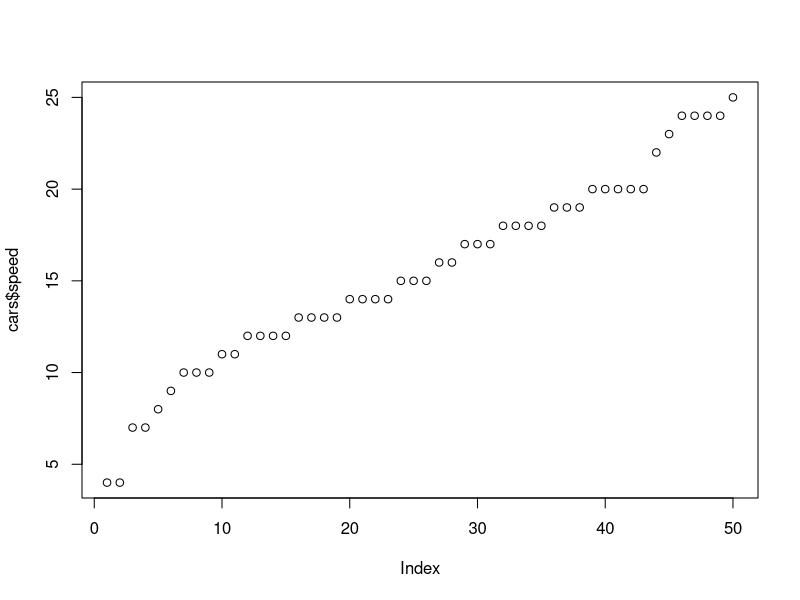
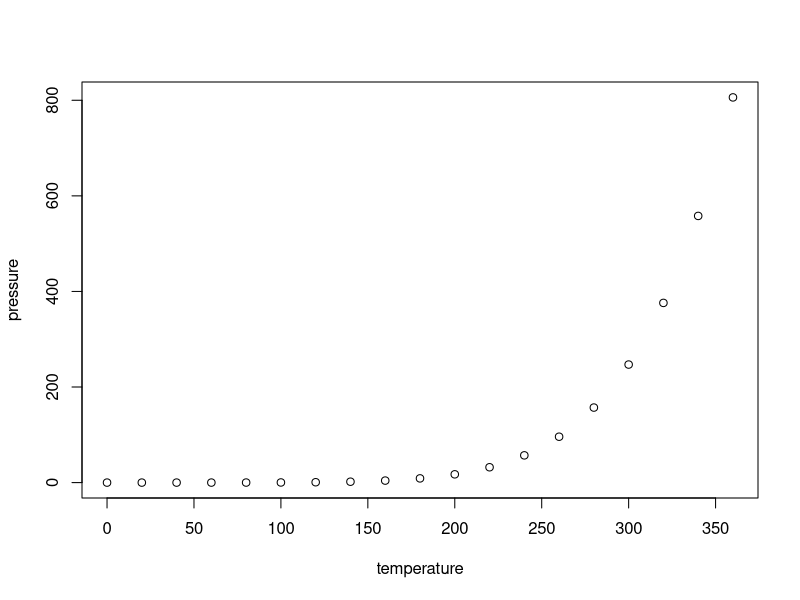
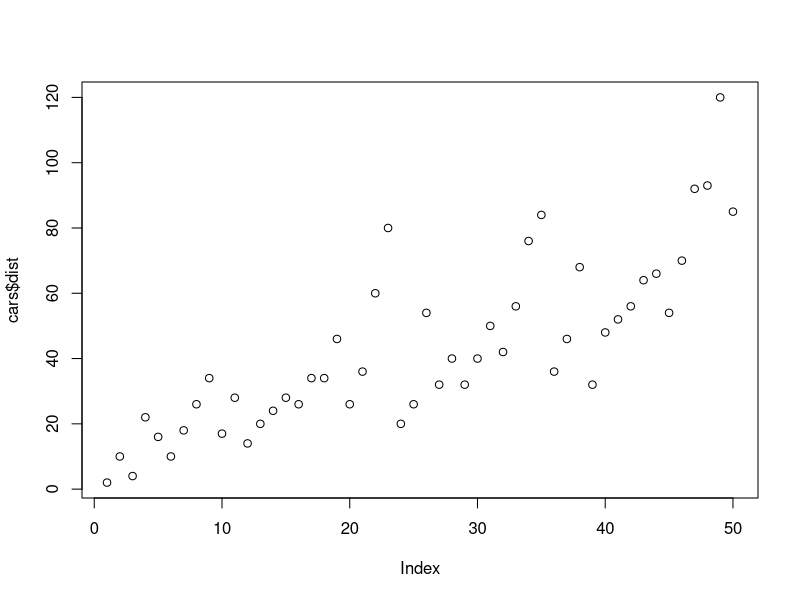
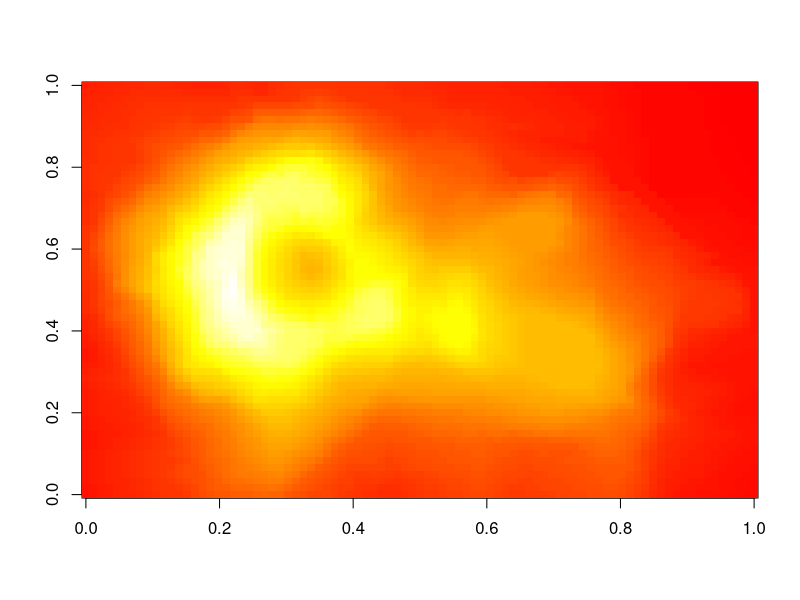

Reproduce these figures in R, in order.
## ---- chunk 1
knitr::opts_chunk$set(echo = TRUE)
## ---- chunk 2
summary(cars)
## ---- chunk 3
plot(cars$speed)
## ---- chunk 4
plot(pressure)
## ---- chunk 5
plot(cars$dist)
## ---- chunk 6
colorFunc <- "heat.colors"
# colorFunc <- "terrain.colors"
## ---- chunk 7
image(volcano, col = get(colorFunc)(200))
## ---- chunk 8
library(knitr)
kable(mtcars[1:5,], caption = "Figure 1. 설명을 입력하시오.")
